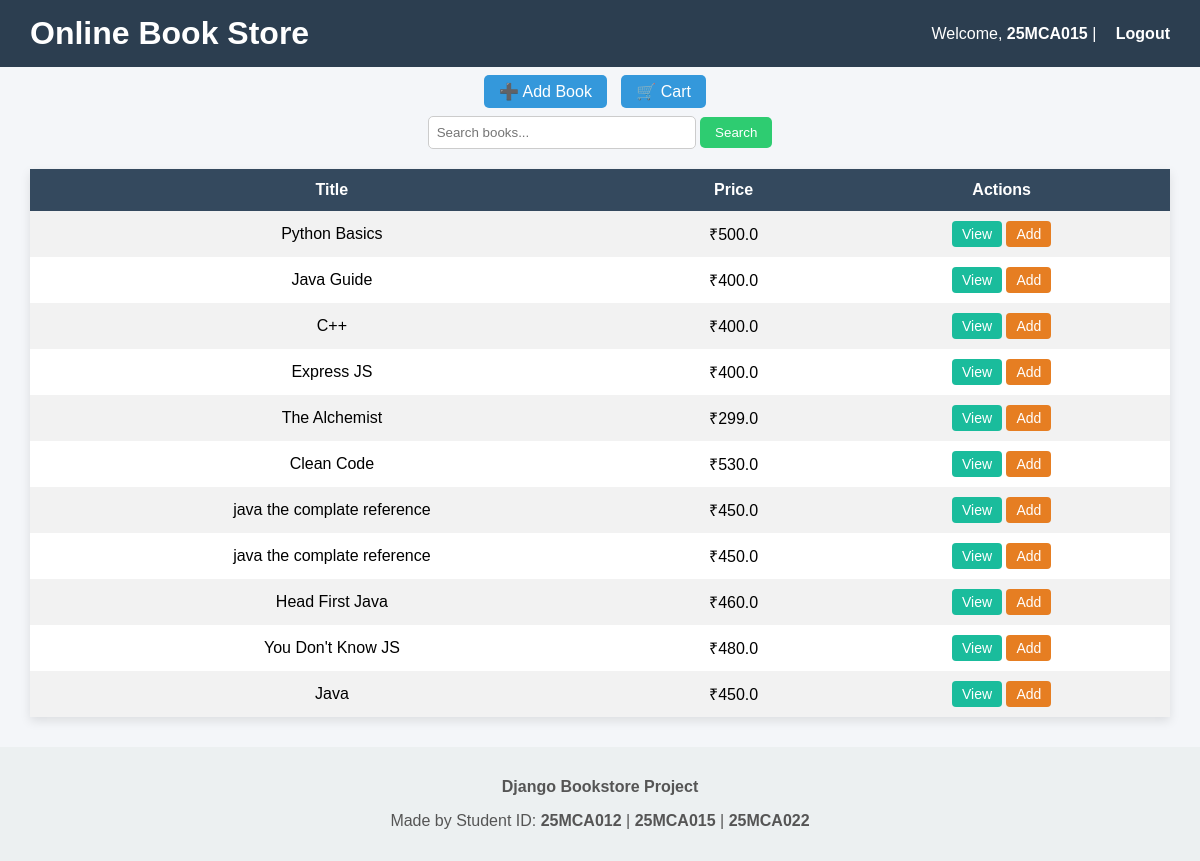
Screenshot of / (signed in) with the database file from the repository.
### store/models.py (models this page shows, shortened)
class Book(models.Model):
    title = models.CharField(max_length=200)
    author = models.CharField(max_length=100)
    price = models.FloatField()
    category = models.ForeignKey(Category, on_delete=models.CASCADE)
    description = models.TextField()

### store/views.py (the view)
# urls.py: 2. Add a URL to urlpatterns:  path('', views.home, name='home')
def home(request):
    books = Book.objects.all()
    return render(request, 'store/home.html', {'books': books})

### store/templates/store/home.html (shortened to what this page needs)
<!DOCTYPE html>
<html>
<head>
</head>
<body align="center">
<div class="header" >
    <body align="center"><h1> Online Book Store</h1></body>
    <div class="top-links">
        {% if user.is_authenticated %}
            Welcome, <b>{{ user.username }}</b> |
            <a href="/logout/">Logout</a>
        {% else %}
            <a href="/login/">Login</a>
            <a href="/register/">Register</a>
        {% endif %}
    </div>
</div>
<div class="actions">
    <a href="/add-book/">➕ Add Book</a>
    <a href="/cart/">🛒 Cart</a>
</div>
<div class="search-box">
    <form method="GET" action="/search/">
        <input type="text" name="q" placeholder="Search books...">
        <button type="submit">Search</button>
    </form>
</div>
<div class="table-container">
    <table>
        <tr>
            <th>Title</th>
            <th>Price</th>
            <th>Actions</th>
        </tr>
        {% for book in books %}
        <tr>
            <td>{{ book.title }}</td>
            <td>₹{{ book.price }}</td>
            <td>
                <a href="/book/{{ book.id }}" class="btn view-btn">View</a>
                <a href="/add-cart/{{ book.id }}" class="btn cart-btn">Add</a>
            </td>
        </tr>
        {% empty %}
        <tr>
            <td colspan="3">No books available</td>
        </tr>
        {% endfor %}
    </table>
</div>
<footer>
    <p><b>Django Bookstore Project</b></p>
    <p>
        Made by Student ID:
        <b>25MCA012</b> |
        <b>25MCA015</b> |
        <b>25MCA022</b>
    </p>
</footer>
</body>
</html>

### store/templates/store/home.html (style rules this page uses)
body { font-family: Arial, sans-serif; background: #f4f6f9; margin: 0; }
.header { background: #2c3e50; color: white; padding: 15px 30px; display: flex; justify-content: space-between; align-items: center; }
.header h1 { margin: 0; }
.top-links a { color: white; margin-left: 15px; text-decoration: none; font-weight: bold; }
.actions { padding: 15px 30px; }
.actions a { background: #3498db; color: white; padding: 8px 15px; border-radius: 5px; text-decoration: none; margin-right: 10px; }
.search-box { padding: 0 30px 20px; }
.search-box input { padding: 8px; width: 250px; border-radius: 5px; border: 1px solid #ccc; }
.search-box button { padding: 8px 15px; border: none; background: #2ecc71; color: white; border-radius: 5px; cursor: pointer; }
.table-container { padding: 0 30px; }
table { width: 100%; border-collapse: collapse; background: white; box-shadow: 0 4px 10px rgba(0,0,0,0.1); }
th { background-color: #34495e; color: white; }
td, th { padding: 12px; text-align: center; }
tr:nth-child(even) { background-color: #f2f2f2; }
.btn { padding: 5px 10px; border-radius: 4px; text-decoration: none; color: white; font-size: 14px; }
.view-btn { background: #1abc9c; }
.cart-btn { background: #e67e22; }
footer { margin-top: 30px; padding: 15px; text-align: center; background: #ecf0f1; color: #555; }

### rows the page displays
Book: title "Python Basics", price "500.0"
Book: title "Java Guide", price "400.0"
Book: title "C++", price "400.0"
Book: title "Express JS", price "400.0"
Book: title "The Alchemist", price "299.0"
Book: title "Clean Code", price "530.0"
Book: title "java the complate reference", price "450.0"
Book: title "java the complate reference", price "450.0"
Book: title "Head First Java", price "460.0"
Book: title "You Don't Know JS", price "480.0"
Book: title "Java", price "450.0"

### other values shown
{{ user.username }} "25MCA015"
